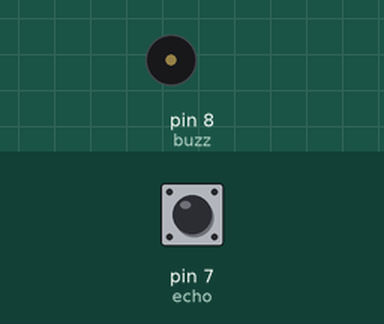
The sketch below on a simulated Arduino Uno, built with avr-gcc and run on an emulated ATmega328P. On the bench: buzzer (waves = sounding, pin HIGH). The inputs (shaded band) are chosen by the test bench; at power-on: pin 7 (echo) LOW. Pins used as bus, display or sensor lines are not drawn.

Above: at 1.2 s.
1.3 s: pin 7 (echo) pulsed HIGH 2 times (0.12 s each, 0.3 s apart)
At 2.4 s:
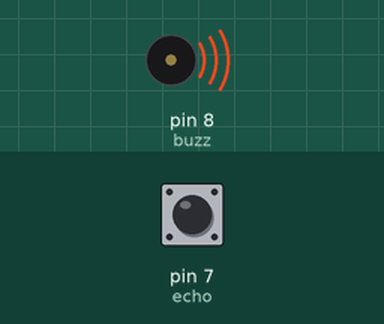
Timing chart, 0 to 4.3 s (numbered marks = the images above; inputs shaded):
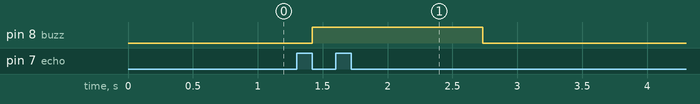

The sketch:

door_security.ino
```cpp
const int echo = 7;
const int trig = 6;
const int buzz = 8;
int dis ;
long duration ;

void setup()
{
 pinMode(trig,OUTPUT);
 pinMode(echo,INPUT);
 pinMode(buzz,OUTPUT);

}

void loop()
{
   digitalWrite(trig,LOW);
  delay(2);
  digitalWrite(trig,HIGH);
  delay(10);
  digitalWrite(trig,LOW);
  duration = pulseIn(echo,HIGH);
  dis = duration*0.034/2;

  if(dis <= 50 )
  {
    digitalWrite(buzz,LOW);
  }
if (dis >= 51)
{

  digitalWrite(buzz,HIGH);

  }

}
```

Measured:
- after the input at 1.3 s, pin 8 (buzz): LOW → HIGH after 0.12 s, → LOW 1.3 s later
